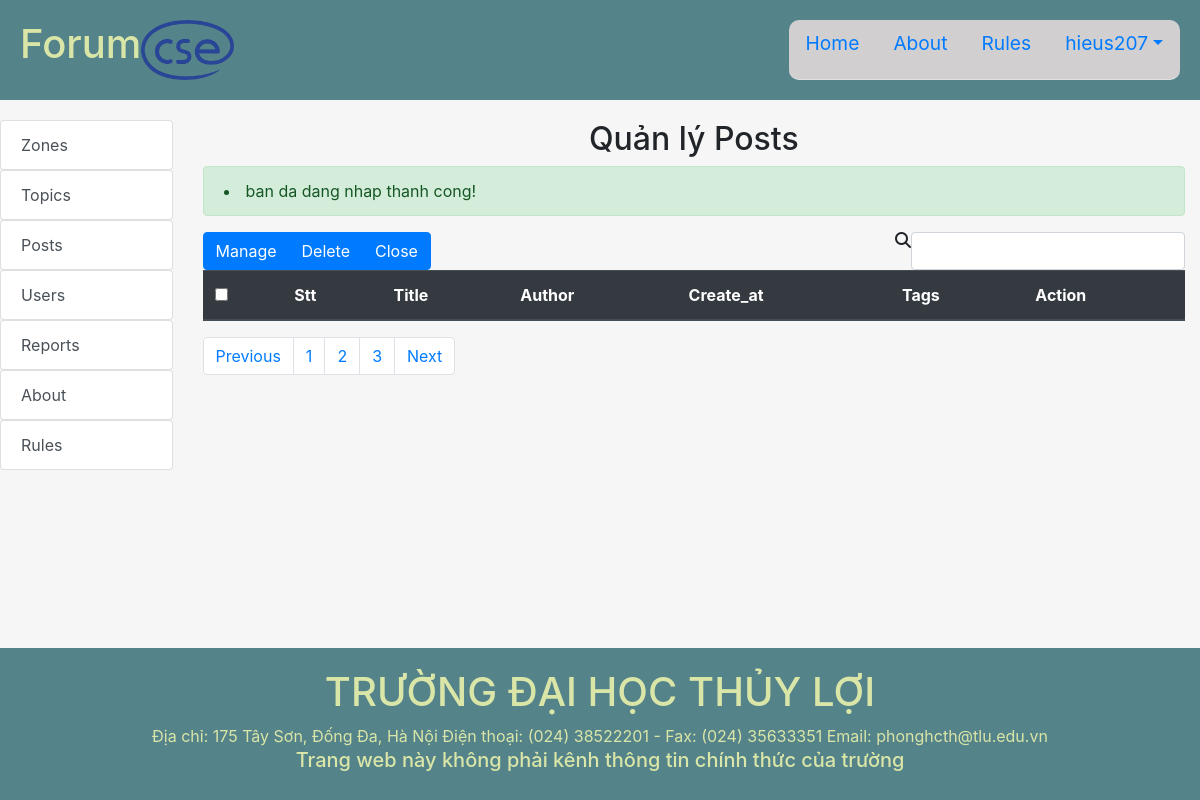
The page /Forum/index.php?controller=admin&action=view_tp&tp_id=39 (signed in) on the database as committed earlier.
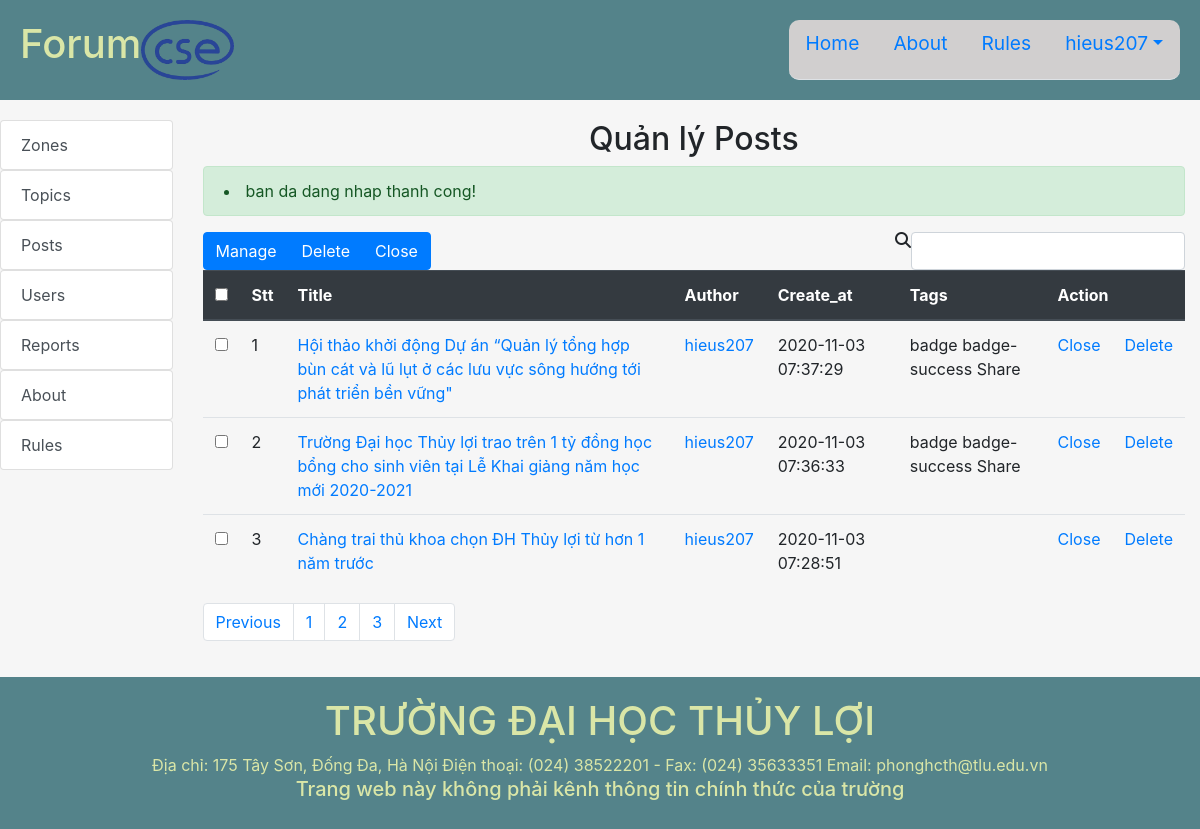
The same page on the database as committed later.
### tables this page shows
CREATE TABLE `posts` (
  `post_id` int(11) NOT NULL,
  `title` varchar(255) NOT NULL,
  `create_at` timestamp NOT NULL DEFAULT current_timestamp(),
  `edit_at` timestamp NULL DEFAULT NULL,
  `body` text NOT NULL,
  `tags` varchar(255) DEFAULT NULL,
  `status` tinyint(4) NOT NULL DEFAULT 1,
  `user_id` int(11) NOT NULL,
  `topic_id` int(11) NOT NULL,
  `mitopic_id` int(11) DEFAULT NULL
);

CREATE TABLE `users` (
  `user_id` int(11) NOT NULL,
  `username` varchar(60) NOT NULL,
  `fullname` varchar(60) NOT NULL,
  `email` varchar(255) NOT NULL,
  `avt` varchar(255) NOT NULL DEFAULT 'none.jpg',
  `password` varchar(255) NOT NULL,
  `code` varchar(255) DEFAULT NULL,
  `create_at` timestamp NOT NULL DEFAULT current_timestamp(),
  `admin` tinyint(4) NOT NULL DEFAULT 0,
  `status` tinyint(4) NOT NULL DEFAULT 0
);

### Forum/index.php (called while the page is built, shortened)
<?php
$action = isset($_GET['action']) ? $_GET['action'] : 'index';
$object = new $controller;
$object->$action();
?>

### Forum/path.php (called while the page is built, shortened)
<?php
    $URL="http://localhost:8080/Forum/index.php?controller="
?>

### Forum/models/model.php (called while the page is built, shortened)
<?php
    require_once("path.php");
    function openConnect(){
        $conn=mysqli_connect(HOST,USER,PASS,DB);
        return $conn;
    }
?>

### Forum/models/PostModel.php (called while the page is built, shortened)
<?php
    require_once("model.php");
    class PostModel{
        public $connection;
        function PostModel($title="",$body="",$tags="",$user_id="",$topic_id="",$mitopic_id="",$edit_at=""){
            $this->connection=openConnect();
        }
        function getPostInTP($tp_id){
            $sql="SELECT p.*,u.username,u.user_id,u.avt FROM posts As p JOIN users as u ON p.user_id=u.user_id WHERE p.topic_id='$tp_id' ORDER BY p.post_id DESC";
            $rs=mysqli_query($this->connection,$sql);
            $result=mysqli_fetch_all($rs,MYSQLI_ASSOC);
            return $result;
        }
    }
?>

### Forum/models/UserModel.php (called while the page is built, shortened)
<?php
    require_once("model.php");
    class UserModel{
        public $connection;
        function UserModel($username='',$fullname='',$email='',$password='',$avt='',$admin='',$status=''){
            $this->connection=openConnect();
        }
        function selectAll($data=[]){
            $sql="SELECT * FROM ". self::TABLE;
            $rs=mysqli_query($this->connection,$sql);
            $result=mysqli_fetch_all($rs,MYSQLI_ASSOC);
            return $result;
        }
    }
?>

### Forum/views/admin/posts/index.php (the view, shortened to what the changed rows need)
<?php include_once("path.php");
global $ROOT_PATH;
global $URL;?>
<?php include($ROOT_PATH."/includes/headerp1.php");?>
<link rel="stylesheet" href="assets/css/admin.css">
<?php include($ROOT_PATH."/includes/headerp2.php");?>
<?php include($ROOT_PATH."/includes/admin_headerp3.php");?>
                <div class="col-md-10">
                    <h2 class="text-center">Quản lý Posts</h2>
                    <div class="list-posted">
                    <form action="<?php echo $URL."admin&action=posts_index"?>" method="post">
                        <table class="table">
                            <thead class="thead-dark">
                                <tr>
                                    <th>
                                    <input type="checkbox" name="" id="">
                                    </th>
                                    <th>Stt</th>
                                    <th>Title</th>
                                    <th>Author</th>
                                    <th>Create_at</th>
                                    <th>Tags</th>
                                    <th colspan="2">Action</th>
                                </tr>
                            </thead>
                            <tbody>
                                <?php foreach ($posts as $key=>$post):?>
                                    <tr>
                                        <td scope="row"><input type="checkbox" name="p_id[]" value="<?php echo $post['post_id'];?>"></td>
                                        <td><?php echo $key+1;?></td>
                                        <td><a href="<?php echo $URL."posts&action=index&p_id=".$post['post_id'];?>"><?php echo $post['title'];?></a></td>
                                        <?php foreach ($users as $user):?>
                                            <?php if($user['user_id']==$post['user_id']):?>
                                            <td><a href="<?php echo $URL."users&action=index&u_id=".$user['user_id'];?>"><?php echo $user['username'];?></a></td>
                                            <?php endif;?>
                                        <?php endforeach;?>
                                        <td><?php echo $post['create_at'];?></td>
                                        <td><?php echo $post['tags'];?></td>
                                        <?php if($post['status']):?>
                                        <td><a href="<?php echo $URL."admin&action=close_p&p_id=".$post['post_id'];?>" onclick="return confirm('Bạn có chắc muốn đóng bài viết này?')">Close</a></td>
                                        <?php else:?>
                                        <td><a href="<?php echo $URL."admin&action=open_p&p_id=".$post['post_id'];?>" style="color:brown;">ReOpen</a></td>
                                        <?php endif;?>
                                        <td><a href="<?php echo $URL."admin&action=del_p&p_id=".$post['post_id'];?>" onclick="return confirm('Bạn có chắc muốn xóa bài viết này?')">Delete</a></td>
                                    </tr>
                                <?php endforeach;?>
                            </tbody>
                        </table>
                    </form>
                    </div>
                </div>
            </div>
        </div>
    </div>
<?php include($ROOT_PATH."/includes/footer.php");?>

Rows that differ between the two databases and show on the page:
added posts: title "Hội thảo khởi động Dự án “Quản lý tổng hợp bùn cát và lũ lụt ở các lưu vực sông hướng tới phát triển bền vững\"", create_at "2020-11-03 07:37:29", tags "badge badge-success Share"
now on this page (row edited): users: username "hieus207"
added posts: title "Trường Đại học Thủy lợi trao trên 1 tỷ đồng học bổng cho sinh viên tại Lễ Khai giảng năm học mới 2020-2021", create_at "2020-11-03 07:36:33", tags "badge badge-success Share"
added posts: title "Chàng trai thủ khoa chọn ĐH Thủy lợi từ hơn 1 năm trước", create_at "2020-11-03 07:28:51"
